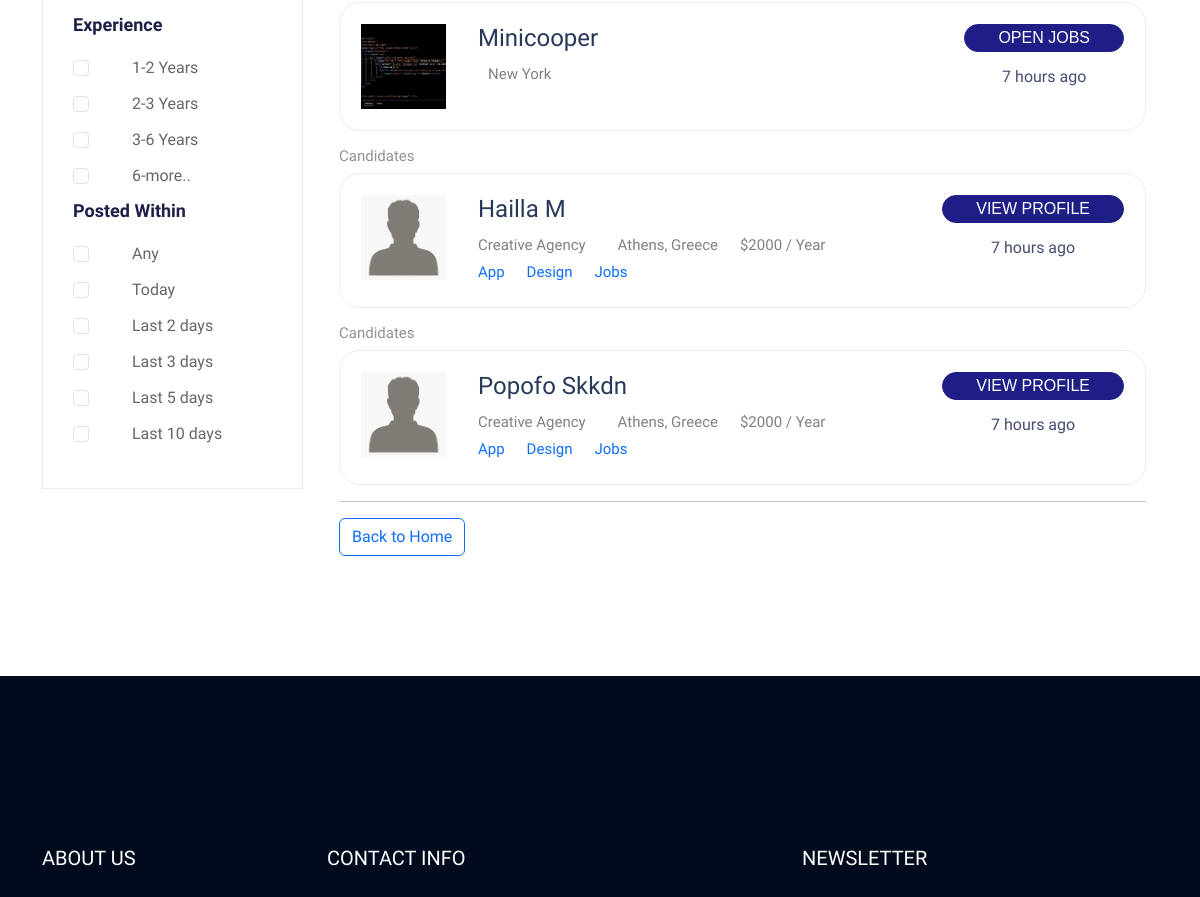
/search/ (middle part), run on an earlier commit of the app's database.
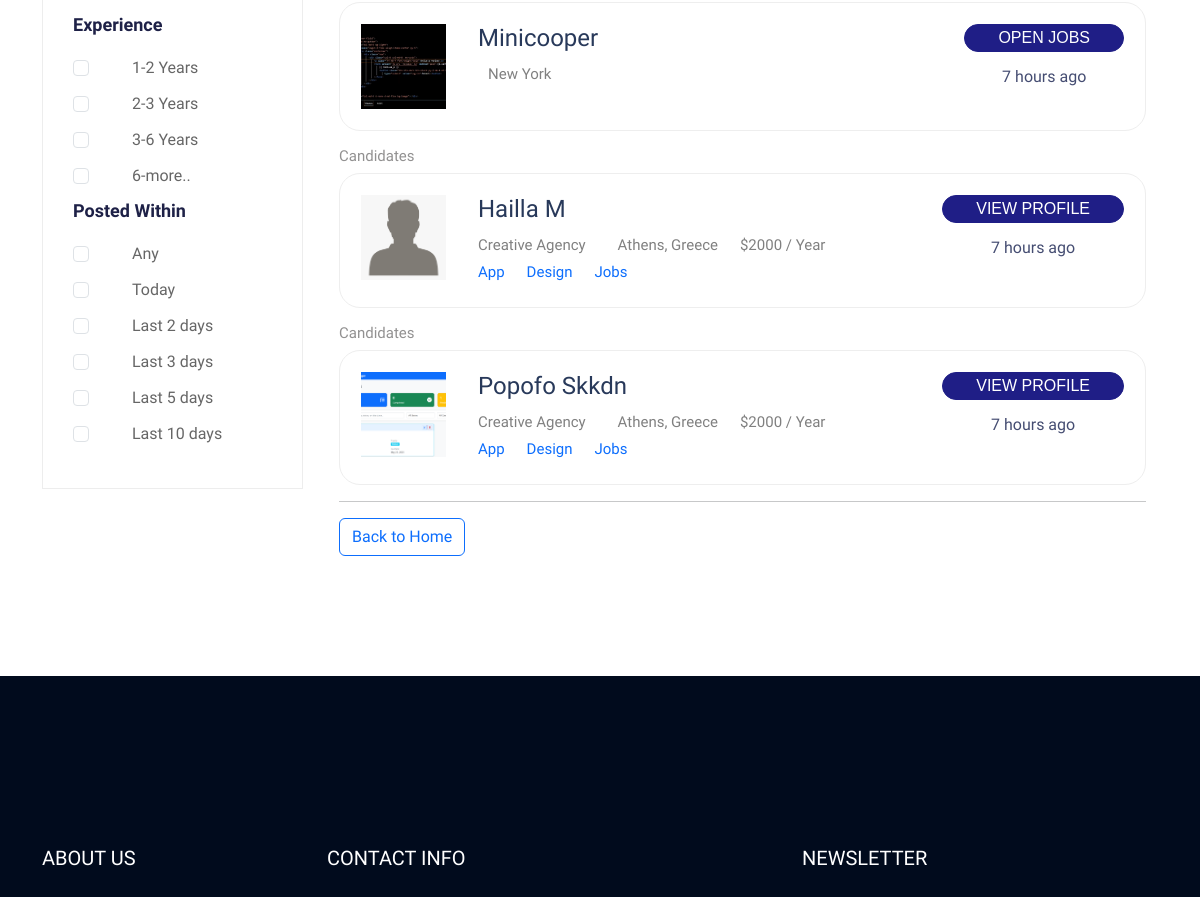
And on a later commit of the database.
### user/models.py (models this page shows, shortened)
class Applicant(models.Model):
    user = models.OneToOneField(User, on_delete=models.CASCADE)
    email = models.CharField(max_length=50)
    phone = models.CharField(max_length=10, null=True,)
    image = models.ImageField(upload_to="media/", null=True, blank=True)
    gender = models.CharField(max_length=10)
    type = models.CharField(max_length=20)
    year = models.CharField(max_length=20)
    about = models.TextField(null=True, blank=True)
    work = models.TextField(null=True, blank=True)
    location = models.TextField(null=True, blank=True)
    cv = models.FileField(upload_to="resumes/", null=True, blank=True)
    district= models.TextField(null=True, blank=True)
    state= models.TextField(null=True, blank=True)
    country= models.TextField(null=True, blank=True)
    pincode= models.TextField(null=True, blank=True)
    EDUCATION_CHOICES = [
        ('diploma', 'Diploma'),
        ('graduate', 'Graduate'),
        ('post_graduate', 'Post Graduate'),
        ('iti', 'ITI'),
    ]
    education_level = models.CharField(max_length=20, choices=EDUCATION_CHOICES, default='graduate')

### user/views.py (the view)
# urls.py: path('search/', views.search_results, name= 'search_results'),
def search_results(request):
    query = request.GET.get('q')
    jobs = Job.objects.all()
    companies = Company.objects.all()
    candidates = Applicant.objects.all()
    if query:
        jobs = jobs.filter(title__icontains=query)
        companies = companies.filter(company_name__icontains=query)
        candidates = candidates.filter(user__username__icontains=query)
    return render(request, 'search.html', {
        'jobs': jobs,
        'companies': companies,
        'candidates': candidates,
        'query': query
    })

### user/context_processors.py (called while the page is built, shortened)
def user_role(request):
    user = request.user
    return {'is_applicant': False, 'is_company': False}

### templates/search.html (shortened to what the changed rows need)
{% extends 'base.html' %}
{% block content %}
{% load static %}
    <div class="job-listing-area pt-120 pb-120">
      <div class="container">
        <div class="row">
          <div class="col-xl-9 col-lg-9 col-md-8">
            <section class="featured-job-area">
              <div class="container">
                  {% for company in companies %}
                <div class="single-job-items mb-30">
                  <div class="job-items">
                  </div>
                  <div class="items-link items-link2 f-right">
                  </div>
                </div>
                  {% empty %}
                  <span class="text-danger">No companies found.</span>
                  {% endfor %}
                  {% for candidate in candidates %}
                <h3>Candidates</h3>
                <div class="single-job-items mb-30">
                  <div class="job-items">
                    <div class="company-img">
                      <a href="#">
                        {% if candidate.image %}
                        <img src="{{candidate.image.url}}" alt="">
                        {% else %}
                       <img src="/static/img/user.png" alt="Image" >
                        {% endif %}
                      </a>
                    </div>
                    <div class="job-tittle job-tittle2">
                      <a href="#">
                        <h4>{{ candidate.user.first_name }} {{ candidate.user.last_name }}
                         </h4>
                      </a>
                      <ul>
                        <li>Creative Agency</li>
                        <li>Athens, Greece</li>
                        <li>$2000 / year</li>
                      </ul>
                      <ul>
                        <li> <a href="#">app</a></li>
                        <li> <a href="#">design</a></li>
                        <li> <a href="#">Jobs</a></li>
                      </ul>
                    </div>
                  </div>
                  <div class="items-link items-link2 f-right">
                    <a href="#">View Profile</a>
                    <span>7 hours ago</span>
                  </div>
                </div>
                  {% empty %}
                  <span class="text-danger">  No candidates found.</span>
                  {% endfor %}
                <hr>
                <a class="btn  btn-outline-primary" href="{% url 'user:home' %}">Back to Home</a>
              </div>
            </section>
          </div>
        </div>
      </div>
    </div>
    {% endblock %}

What changed in the data, as far as the page shows it:
changed Applicant "Popofo": image: picture added
